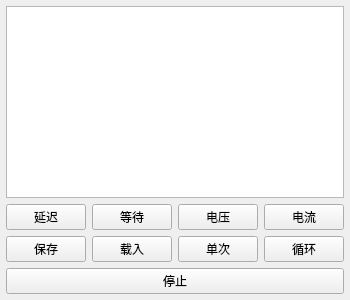
             <widget class="QWidget" name="tabSeq">
              <attribute name="title">
               <string>序列执行</string>
              </attribute>
              <layout class="QVBoxLayout" name="verticalLayoutSeqTab" stretch="1,0,0,0,0">
               <property name="spacing">
                <number>6</number>
               </property>
               <property name="leftMargin">
                <number>6</number>
               </property>
               <property name="topMargin">
                <number>6</number>
               </property>
               <property name="rightMargin">
                <number>6</number>
               </property>
               <property name="bottomMargin">
                <number>6</number>
               </property>
               <item>
                <widget class="QListWidget" name="listSeq">
                 <property name="sizePolicy">
                  <sizepolicy hsizetype="Ignored" vsizetype="Expanding">
                   <horstretch>0</horstretch>
                   <verstretch>0</verstretch>
                  </sizepolicy>
                 </property>
                 <property name="toolTip">
                  <string/>
                 </property>
                 <property name="frameShadow">
                  <enum>QFrame::Plain</enum>
                 </property>
                 <property name="editTriggers">
                  <set>QAbstractItemView::AllEditTriggers</set>
                 </property>
                 <property name="dragEnabled">
                  <bool>true</bool>
                 </property>
                 <property name="dragDropMode">
                  <enum>QAbstractItemView::DragDrop</enum>
                 </property>
                 <property name="defaultDropAction">
                  <enum>Qt::MoveAction</enum>
                 </property>
                 <property name="alternatingRowColors">
                  <bool>false</bool>
                 </property>
                 <property name="selectionMode">
                  <enum>QAbstractItemView::SingleSelection</enum>
                 </property>
                 <property name="sortingEnabled">
                  <bool>false</bool>
                 </property>
                </widget>
               </item>
               <item>
                <layout class="QHBoxLayout" name="horizontalLayoutSeqRow1" stretch="1,1,1,1">
                 <property name="spacing">
                  <number>6</number>
                 </property>
                 <item>
                  <widget class="QPushButton" name="btnSeqDelay">
                   <property name="text">
                    <string>延迟</string>
                   </property>
                  </widget>
                 </item>
                 <item>
                  <widget class="QPushButton" name="btnSeqWaitTime">
                   <property name="text">
                    <string>等待</string>
                   </property>
                  </widget>
                 </item>
                 <item>
                  <widget class="QPushButton" name="btnSeqVoltage">
                   <property name="text">
                    <string>电压</string>
                   </property>
                  </widget>
                 </item>
                 <item>
                  <widget class="QPushButton" name="btnSeqCurrent">
                   <property name="text">
                    <string>电流</string>
                   </property>
                  </widget>
                 </item>
                </layout>
               </item>
               <item>
                <layout class="QHBoxLayout" name="horizontalLayoutSeqRow2" stretch="1,1,1,1">
                 <property name="spacing">
                  <number>6</number>
                 </property>
                 <item>
                  <widget class="QPushButton" name="btnSeqSave">
                   <property name="text">
                    <string>保存</string>
                   </property>
                  </widget>
                 </item>
                 <item>
                  <widget class="QPushButton" name="btnSeqLoad">
                   <property name="text">
                    <string>载入</string>
                   </property>
                  </widget>
                 </item>
                 <item>
                  <widget class="QPushButton" name="btnSeqSingle">
                   <property name="text">
                    <string>单次</string>
                   </property>
                  </widget>
                 </item>
                 <item>
                  <widget class="QPushButton" name="btnSeqLoop">
                   <property name="text">
                    <string>循环</string>
                   </property>
                  </widget>
                 </item>
                </layout>
               </item>
               <item>
                <widget class="QPushButton" name="btnSeqStop">
                 <property name="text">
                  <string>停止</string>
                 </property>
                </widget>
               </item>
               <item>
                <spacer name="verticalSpacerSeq">
                 <property name="orientation">
                  <enum>Qt::Vertical</enum>
                 </property>
                 <property name="sizeHint">
                  <size>
                   <width>20</width>
                   <height>0</height>
                  </size>
                 </property>
                </spacer>
               </item>
              </layout>
             </widget>
